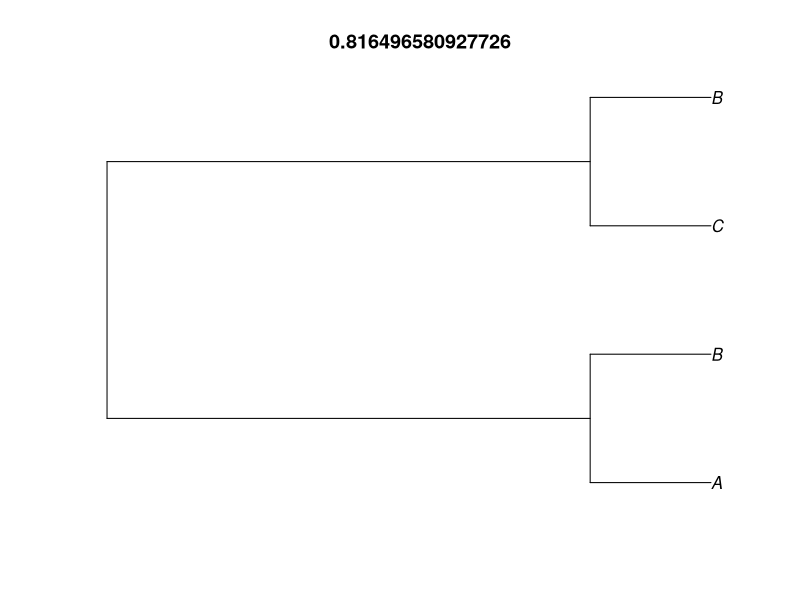
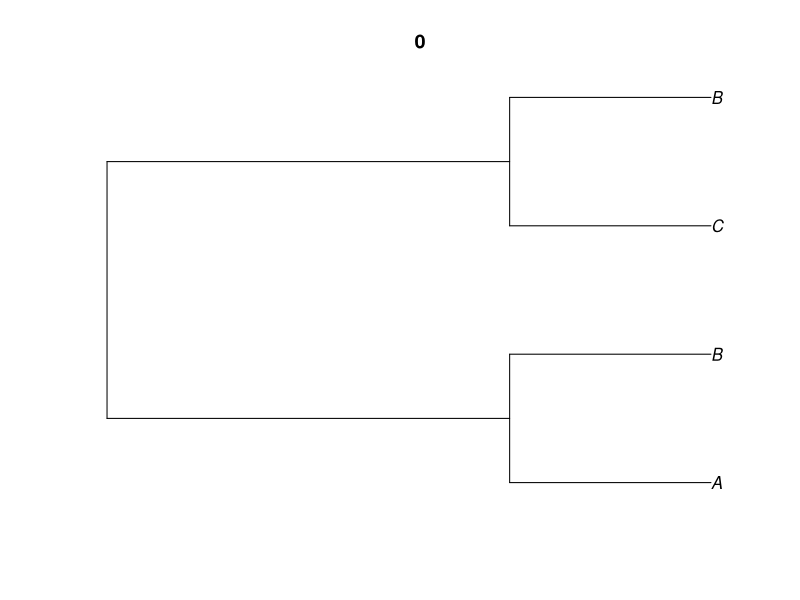
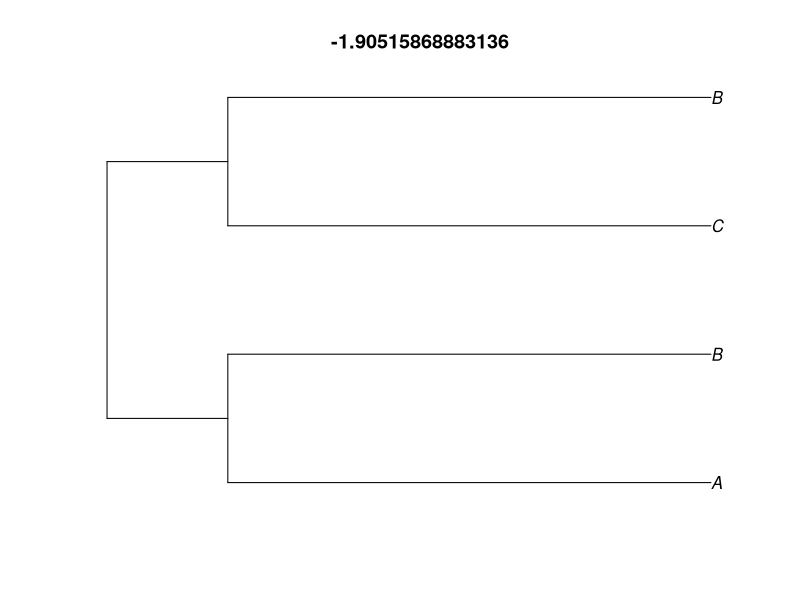

Source code (R) for these figures, in order:
## ---- chunk 1
options(warn = 2)
## ---- chunk 2
newick <- "((A:2,B:2):8,(C:2,B:2):8);"
phylogeny <- ape::read.tree(text = newick)
gamma <- ape::gammaStat(phylogeny)
plot(phylogeny, main = gamma)
## ---- chunk 3
newick <- "((A:3,B:3):6,(C:3,B:3):6);"
phylogeny <- ape::read.tree(text = newick)
gamma <- ape::gammaStat(phylogeny)
plot(phylogeny, main = gamma)
## ---- chunk 4
newick <- "((A:8,B:8):2,(C:8,B:8):2);"
phylogeny <- ape::read.tree(text = newick)
gamma <- ape::gammaStat(phylogeny)
plot(phylogeny, main = gamma)
